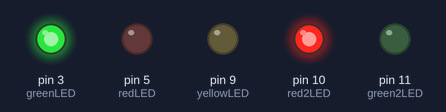
Bench run of a sketch on a simulated Arduino Uno, built with avr-gcc and run on an emulated ATmega328P. On the bench: output pins drawn as LEDs (lit = HIGH).

Above: at 0.1 s.
At 7.1 s:
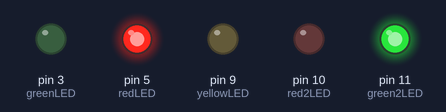
At 10.1 s:
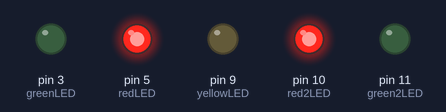
At 15.1 s:
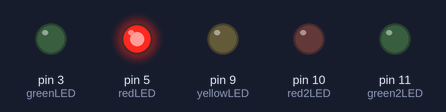
At 34.1 s:
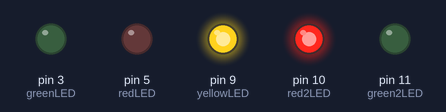
Timing chart, 0 to 37.5 s (numbered marks = the images above):
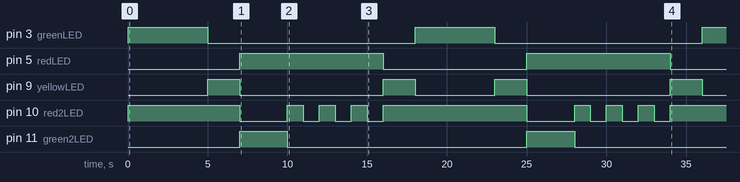

Measured:
- by itself, pin 3 (greenLED): alternates HIGH for 5.0 s and LOW for 13.0 s
- by itself, pin 5 (redLED): alternates HIGH for 9.0 s and LOW for 9.0 s
- by itself, pin 9 (yellowLED): LOW → HIGH at 5.0 s, → LOW 2.0 s later, → HIGH 9.0 s later, → LOW 2.0 s later, … (8 changes in this stretch)
- by itself, pin 10 (red2LED): goes HIGH 7.0 s, LOW 3.0 s, 3 × (HIGH 1.0 s, LOW 1.0 s), HIGH 9.0 s, LOW 3.0 s, 3 × (HIGH 1.0 s, LOW 1.0 s), then HIGH
- by itself, pin 11 (green2LED): alternates HIGH for 3.0 s and LOW for 15.0 s

The sketch:

codigo.ino
```cpp
#define greenLED 3
#define yellowLED 9
#define redLED 5

#define green2LED 11
#define red2LED 10

void setup()
{
  pinMode(greenLED, OUTPUT);
  pinMode(yellowLED, OUTPUT);
  pinMode(redLED, OUTPUT);

  pinMode(green2LED, OUTPUT);
  pinMode(red2LED, OUTPUT);
}

void loop()
{
  digitalWrite(greenLED, HIGH);
  digitalWrite(red2LED, HIGH);
  delay(5000);

  digitalWrite(greenLED, LOW);
  digitalWrite(yellowLED, HIGH);
  delay(2000);

  digitalWrite(yellowLED, LOW);
  digitalWrite(redLED, HIGH);
  digitalWrite(red2LED, LOW);
  digitalWrite(green2LED, HIGH);
  delay(3000);

  digitalWrite(green2LED, LOW);
  digitalWrite(red2LED, HIGH);
  delay(1000);
  digitalWrite(red2LED, LOW);
  delay(1000);
  digitalWrite(red2LED, HIGH);
  delay(1000);
  digitalWrite(red2LED, LOW);
  delay(1000);
  digitalWrite(red2LED, HIGH);
  delay(1000);
  digitalWrite(red2LED, LOW);
  delay(1000);
  digitalWrite(red2LED, HIGH);
  digitalWrite(redLED, LOW);
  digitalWrite(yellowLED, HIGH);
  delay(2000);
  digitalWrite(yellowLED, LOW);
}
```
